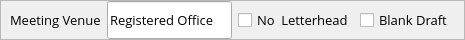
    <widget class="QFrame" name="frame">
     <property name="minimumSize">
      <size>
       <width>0</width>
       <height>40</height>
      </size>
     </property>
     <property name="maximumSize">
      <size>
       <width>16777215</width>
       <height>40</height>
      </size>
     </property>
     <property name="font">
      <font>
       <family>Open Sans</family>
       <pointsize>10</pointsize>
      </font>
     </property>
     <property name="frameShape">
      <enum>QFrame::StyledPanel</enum>
     </property>
     <property name="frameShadow">
      <enum>QFrame::Raised</enum>
     </property>
     <layout class="QHBoxLayout" name="horizontalLayout_6">
      <property name="leftMargin">
       <number>9</number>
      </property>
      <property name="topMargin">
       <number>0</number>
      </property>
      <property name="bottomMargin">
       <number>0</number>
      </property>
      <item>
       <widget class="QWidget" name="widget_11" native="true">
        <property name="font">
         <font>
          <family>Open Sans</family>
          <pointsize>10</pointsize>
          <stylestrategy>PreferAntialias</stylestrategy>
         </font>
        </property>
        <layout class="QHBoxLayout" name="horizontalLayout_7">
         <property name="leftMargin">
          <number>0</number>
         </property>
         <property name="topMargin">
          <number>0</number>
         </property>
         <property name="rightMargin">
          <number>0</number>
         </property>
         <property name="bottomMargin">
          <number>0</number>
         </property>
         <item>
          <widget class="QLabel" name="label_7">
           <property name="font">
            <font>
             <family>Open Sans</family>
             <pointsize>10</pointsize>
             <stylestrategy>PreferAntialias</stylestrategy>
            </font>
           </property>
           <property name="text">
            <string>Meeting Venue</string>
           </property>
          </widget>
         </item>
         <item>
          <widget class="QLineEdit" name="VenueSelect">
           <property name="sizePolicy">
            <sizepolicy hsizetype="Expanding" vsizetype="Expanding">
             <horstretch>0</horstretch>
             <verstretch>0</verstretch>
            </sizepolicy>
           </property>
           <property name="minimumSize">
            <size>
             <width>0</width>
             <height>30</height>
            </size>
           </property>
           <property name="font">
            <font>
             <family>Open Sans</family>
             <pointsize>10</pointsize>
             <stylestrategy>PreferAntialias</stylestrategy>
            </font>
           </property>
           <property name="text">
            <string>Registered Office</string>
           </property>
          </widget>
         </item>
        </layout>
       </widget>
      </item>
      <item>
       <widget class="QCheckBox" name="isLetterhead">
        <property name="font">
         <font>
          <family>Open Sans</family>
          <pointsize>10</pointsize>
          <stylestrategy>PreferAntialias</stylestrategy>
         </font>
        </property>
        <property name="text">
         <string>No  Letterhead</string>
        </property>
        <property name="checked">
         <bool>false</bool>
        </property>
       </widget>
      </item>
      <item>
       <widget class="QCheckBox" name="BlankDraft">
        <property name="font">
         <font>
          <family>Open Sans</family>
          <pointsize>10</pointsize>
          <stylestrategy>PreferAntialias</stylestrategy>
         </font>
        </property>
        <property name="text">
         <string>Blank Draft</string>
        </property>
       </widget>
      </item>
     </layout>
    </widget>
